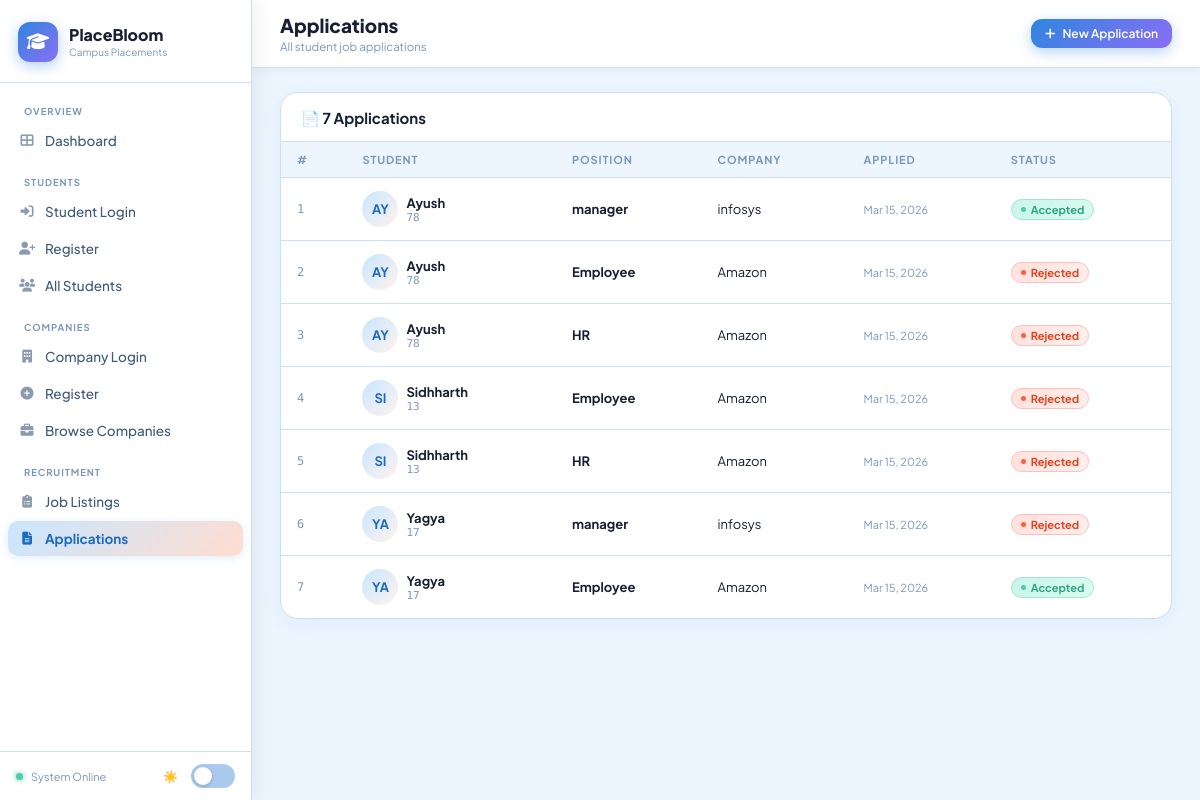
The app's page /applications/ with its own data.
### placement/models.py (models this page shows, shortened)
class Application(models.Model):
    app_id = models.AutoField(primary_key=True)
    student = models.ForeignKey(Student, on_delete=models.CASCADE, related_name='applications')
    job = models.ForeignKey(Job, on_delete=models.CASCADE, related_name='applications')
    status = models.CharField(max_length=60, default='pending')
    applied_at = models.DateTimeField(auto_now_add=True)

class Student(models.Model):
    student_id = models.AutoField(primary_key=True)
    name = models.CharField(max_length=120)
    roll_no = models.CharField(max_length=50, unique=True)
    email = models.EmailField(unique=True)
    phone = models.CharField(max_length=30, blank=True)
    password = models.CharField(max_length=128)
    profile_pic = models.URLField(blank=True)
    github = models.URLField(blank=True)
    linkedin = models.URLField(blank=True)
    resume = models.URLField(blank=True)
    skills = models.TextField(blank=True)

class Job(models.Model):
    job_id = models.AutoField(primary_key=True)
    company = models.ForeignKey(Company, on_delete=models.CASCADE, related_name='jobs')
    section = models.ForeignKey(PlacementSection, on_delete=models.SET_NULL, null=True, blank=True, related_name='jobs')
    position = models.CharField(max_length=120)
    description = models.TextField(blank=True)
    max_applicants = models.PositiveIntegerField(default=100)
    pay_rate = models.CharField(max_length=80, blank=True)
    post_date = models.DateField(auto_now_add=True)

class Company(models.Model):
    company_id = models.AutoField(primary_key=True)
    name = models.CharField(max_length=150)
    description = models.TextField(blank=True)
    website_link = models.URLField(blank=True)
    location = models.CharField(max_length=120, blank=True)
    password = models.CharField(max_length=128, blank=True)

### placement/views.py (the view)
# urls.py: path('applications/', views.application_list, name='application_list'),
def application_list(request):
    applications = Application.objects.select_related('student', 'job').order_by('-applied_at')
    return render(request, 'placement/application_list.html', {'applications': applications})

### placement/templates/placement/application_list.html (shortened to what this page needs)
{% extends 'placement/base.html' %}
{% block page_title %}Applications{% endblock %}
{% block page_sub %}All student job applications{% endblock %}
{% block napps %}active{% endblock %}
{% block topbar_right %}<a href="{% url 'placement:application_create' %}" class="btn btn-primary btn-sm"><i class="fas fa-plus"></i> New Application</a>{% endblock %}
{% block content %}
<div class="card">
  <div class="card-head"><span class="card-title">📄 {{ applications|length }} Application{{ applications|length|pluralize }}</span></div>
  <div class="tbl-wrap">{% if applications %}<table>
    <thead><tr><th>#</th><th>Student</th><th>Position</th><th>Company</th><th>Applied</th><th>Status</th></tr></thead>
    <tbody>{% for app in applications %}<tr>
      <td class="mono muted">{{ forloop.counter }}</td>
      <td><div class="flex aic g2"><div class="av av-sm" style="background:linear-gradient(135deg,var(--sky),var(--peach));color:var(--blue2);">{{ app.student.name|slice:":2"|upper }}</div><div><div class="fw7 sm">{{ app.student.name }}</div><div class="xs muted mono">{{ app.student.roll_no }}</div></div></div></td>
      <td class="fw7 sm">{{ app.job.position }}</td>
      <td class="sm">{{ app.job.company.name }}</td>
      <td class="xs muted">{{ app.applied_at|date:"M d, Y" }}</td>
      <td>{% if app.status == 'accepted' %}<span class="badge badge-accepted">Accepted</span>{% elif app.status == 'rejected' %}<span class="badge badge-rejected">Rejected</span>{% else %}<span class="badge badge-pending">Pending</span>{% endif %}</td>
    </tr>{% endfor %}</tbody>
  </table>{% else %}<div class="empty"><i class="fas fa-file-alt"></i><p>No applications yet.</p></div>{% endif %}</div>
</div>
{% endblock %}

### placement/templates/placement/base.html (shortened to what this page needs)
<!DOCTYPE html>
<html lang="en" data-theme="light">
<head>
  <link rel="stylesheet" href="https://cdnjs.cloudflare.com/ajax/libs/font-awesome/6.5.0/css/all.min.css"/>
</head>
<body>
<aside class="sidebar" id="sidebar">
  <a href="{% url 'placement:home' %}" class="sidebar-brand">
    <div class="brand-icon"><i class="fas fa-graduation-cap"></i></div>
    <div><div class="brand-name">PlaceBloom</div><div class="brand-tag">Campus Placements</div></div>
  </a>
  <div class="nav-wrap">
    <div class="nav-section">Overview</div>
    <a href="{% url 'placement:home' %}" class="nav-item {% block nh %}{% endblock %}"><i class="fas fa-th-large"></i> Dashboard</a>
    <div class="nav-section">Students</div>
    <a href="{% url 'placement:student_login' %}" class="nav-item {% block nsl %}{% endblock %}"><i class="fas fa-sign-in-alt"></i> Student Login</a>
    <a href="{% url 'placement:student_register' %}" class="nav-item {% block nsr %}{% endblock %}"><i class="fas fa-user-plus"></i> Register</a>
    <a href="{% url 'placement:student_list' %}" class="nav-item {% block nslist %}{% endblock %}"><i class="fas fa-users"></i> All Students</a>
    <div class="nav-section">Companies</div>
    <a href="{% url 'placement:company_login' %}" class="nav-item {% block ncl %}{% endblock %}"><i class="fas fa-building"></i> Company Login</a>
    <a href="{% url 'placement:company_register' %}" class="nav-item {% block ncr %}{% endblock %}"><i class="fas fa-plus-circle"></i> Register</a>
    <a href="{% url 'placement:companies' %}" class="nav-item {% block nco %}{% endblock %}"><i class="fas fa-briefcase"></i> Browse Companies</a>
    <div class="nav-section">Recruitment</div>
    <a href="{% url 'placement:job_list' %}" class="nav-item {% block njobs %}{% endblock %}"><i class="fas fa-clipboard-list"></i> Job Listings</a>
    <a href="{% url 'placement:application_list' %}" class="nav-item {% block napps %}{% endblock %}"><i class="fas fa-file-alt"></i> Applications</a>
  </div>
  <div class="sidebar-foot">
    <div class="flex aic g2"><span class="pulse"></span> <span>System Online</span></div>
    <div class="flex aic g2">
      <span class="theme-icon" id="themeIcon">☀️</span>
      <button class="theme-toggle" id="themeToggle" title="Toggle dark/light mode"></button>
    </div>
  </div>
</aside>
<div class="main">
  <header class="topbar">
    <div style="flex:1;">
      <div class="topbar-title">{% block page_title %}PlaceBloom{% endblock %}</div>
      <div class="topbar-sub">{% block page_sub %}Campus Placement Management{% endblock %}</div>
    </div>
    <div class="flex g2">{% block topbar_right %}{% endblock %}</div>
  </header>
  <main class="page">{% block content %}{% endblock %}</main>
</div>
</body>
</html>

### records on screen
Application: student.name "AY", student.name "Ayush", student.roll_no "78", job.position "manager", job.company.name "infosys", applied_at "Mar 15, 2026", status "Accepted"
Application: student.name "AY", student.name "Ayush", student.roll_no "78", job.position "Employee", job.company.name "Amazon", applied_at "Mar 15, 2026", status "Rejected"
Application: student.name "AY", student.name "Ayush", student.roll_no "78", job.position "HR", job.company.name "Amazon", applied_at "Mar 15, 2026", status "Rejected"
Application: student.name "SI", student.name "Sidhharth", student.roll_no "13", job.position "Employee", job.company.name "Amazon", applied_at "Mar 15, 2026", status "Rejected"
Application: student.name "SI", student.name "Sidhharth", student.roll_no "13", job.position "HR", job.company.name "Amazon", applied_at "Mar 15, 2026", status "Rejected"
Application: student.name "YA", student.name "Yagya", student.roll_no "17", job.position "manager", job.company.name "infosys", applied_at "Mar 15, 2026", status "Rejected"
Application: student.name "YA", student.name "Yagya", student.roll_no "17", job.position "Employee", job.company.name "Amazon", applied_at "Mar 15, 2026", status "Accepted"

### other values on screen
{{ applications|length }} "7"
